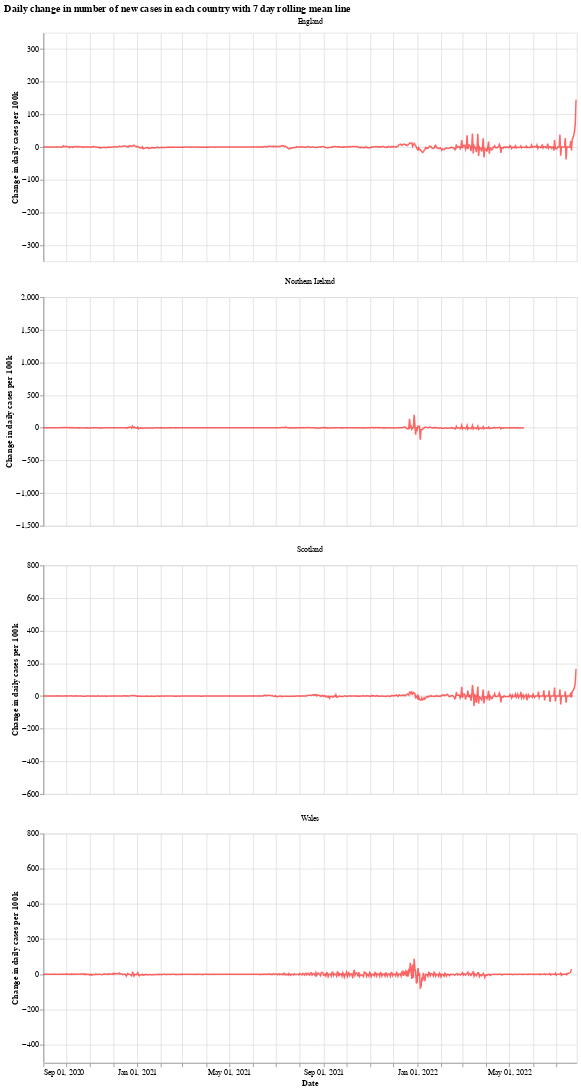

This figure's notebook cell:
### Markdown cell above
We will use the Python library `Altair` for visualising the data, see the [altair docs](https://altair-viz.github.io/) for more information.

First we have a graph which shows the daily change in the number of new cases for each country. This number jumps up and down all over the place, which is likely due to delay in reporting of new cases over the weekend. Another interesting thing is that it looks like the daily cases in Wales experienced a much shorter period of calm over the summer (calm in the sense of daily cases not jumping up and down).

The orange bars are days when the number of new cases (per 100k population) was more than the previous day, while the blue are days when the number of new cases dropped. The red line is the 7 day moving average. 

When the moving average line is below 0, it means that there is a consistent drop in new cases. We can see this clearly happening around the times that lockdowns were introduced (though, to varying degrees). I will update the graphs soon with a marker of when each lockdown started.

### Code cell
# collapse
import altair as alt

bars = alt.Chart(uk_cases).mark_bar().encode(
    x=alt.X("yearmonthdate(date):T", axis=alt.Axis(title='Date')),
    y=alt.Y("casesChangeRate:Q", axis=alt.Axis(title='Change in daily cases per 100k')),
    tooltip='casesChange',
    color=alt.condition(
        alt.datum.casesChangeRate > 0,
        alt.value("orange"),  # The positive color
        alt.value("blue")  # The negative color
    )
).properties(title='Daily change in number of new cases with 7 day rolling mean',width=700).interactive()

line = alt.Chart(uk_cases).mark_line(
    color='red',
    size=2,
    opacity=0.6
).transform_window(
    rolling_mean='mean(casesChangeRate)',
    frame=[0, 7],
    groupby=['areaName']
).encode(
    x='yearmonthdate(date):T',
    y='rolling_mean:Q'
)

alt.layer(bars, line, data=uk_cases).facet(alt.Column(
    'areaName', title=''), columns=1).resolve_scale(y='independent').properties(title='Daily change in number of new cases in each country with 7 day rolling mean line')

### Figure 1 — Vega-Lite specification as saved in the notebook (floating-point values rounded to 4 significant figures; data arrays with more than 128 entries replaced by an {"elided": "..."} marker saying what was removed)
{"config": {"view": {"continuousWidth": 400, "continuousHeight": 300}}, "data": {"name": "data-9a312f84c7c25713f0d0ae48baf2fd18"}, "facet": {"type": "nominal", "field": "areaName", "title": ""}, "spec": {"layer": [{"mark": "bar", "encoding": {"color": {"condition": {"value": "orange", "test": "(datum.casesChangeRate > 0)"}, "value": "blue"}, "tooltip": {"type": "quantitative", "field": "casesChange"}, "x": {"type": "temporal", "axis": {"title": "Date"}, "field": "date", "timeUnit": "yearmonthdate"}, "y": {"type": "quantitative", "axis": {"title": "Change in daily cases per 100k"}, "field": "casesChangeRate"}}, "selection": {"selector001": {"type": "interval", "bind": "scales", "encodings": ["x", "y"]}}, "title": "Daily change in number of new cases with 7 day rolling mean", "width": 700}, {"mark": {"type": "line", "color": "red", "opacity": 0.6, "size": 2}, "encoding": {"x": {"type": "temporal", "field": "date", "timeUnit": "yearmonthdate"}, "y": {"type": "quantitative", "field": "rolling_mean"}}, "transform": [{"window": [{"op": "mean", "field": "casesChangeRate", "as": "rolling_mean"}], "frame": [0, 7], "groupby": ["areaName"]}]}]}, "columns": 1, "resolve": {"scale": {"y": "independent"}}, "title": "Daily change in number of new cases in each country with 7 day rolling mean line", "$schema": "https://vega.github.io/schema/vega-lite/v4.8.1.json", "datasets": {"data-9a312f84c7c25713f0d0ae48baf2fd18": {"elided": "2706 records"}}}
